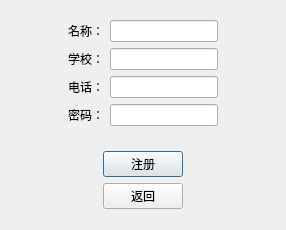
<?xml version="1.0" encoding="UTF-8"?>
<ui version="4.0">
 <class>RegisterDialog</class>
 <widget class="QDialog" name="RegisterDialog">
  <property name="geometry">
   <rect>
    <x>0</x>
    <y>0</y>
    <width>286</width>
    <height>230</height>
   </rect>
  </property>
  <property name="windowTitle">
   <string>Dialog</string>
  </property>
  <layout class="QGridLayout" name="gridLayout_2">
   <item row="3" column="0">
    <widget class="QWidget" name="widget_2" native="true">
     <layout class="QGridLayout" name="gridLayout_3">
      <item row="1" column="2">
       <spacer name="horizontalSpacer_3">
        <property name="orientation">
         <enum>Qt::Horizontal</enum>
        </property>
        <property name="sizeHint" stdset="0">
         <size>
          <width>40</width>
          <height>20</height>
         </size>
        </property>
       </spacer>
      </item>
      <item row="1" column="0">
       <spacer name="horizontalSpacer_4">
        <property name="orientation">
         <enum>Qt::Horizontal</enum>
        </property>
        <property name="sizeHint" stdset="0">
         <size>
          <width>40</width>
          <height>20</height>
         </size>
        </property>
       </spacer>
      </item>
      <item row="1" column="1">
       <widget class="QPushButton" name="Register_btn">
        <property name="text">
         <string>注册</string>
        </property>
       </widget>
      </item>
      <item row="2" column="1">
       <widget class="QPushButton" name="Back_btn">
        <property name="text">
         <string>返回</string>
        </property>
       </widget>
      </item>
      <item row="3" column="1">
       <spacer name="verticalSpacer">
        <property name="orientation">
         <enum>Qt::Vertical</enum>
        </property>
        <property name="sizeHint" stdset="0">
         <size>
          <width>20</width>
          <height>40</height>
         </size>
        </property>
       </spacer>
      </item>
      <item row="0" column="1">
       <spacer name="verticalSpacer_2">
        <property name="orientation">
         <enum>Qt::Vertical</enum>
        </property>
        <property name="sizeHint" stdset="0">
         <size>
          <width>20</width>
          <height>40</height>
         </size>
        </property>
       </spacer>
      </item>
     </layout>
    </widget>
   </item>
   <item row="0" column="0">
    <spacer name="verticalSpacer_3">
     <property name="orientation">
      <enum>Qt::Vertical</enum>
     </property>
     <property name="sizeHint" stdset="0">
      <size>
       <width>20</width>
       <height>0</height>
      </size>
     </property>
    </spacer>
   </item>
   <item row="1" column="0">
    <widget class="QWidget" name="widget" native="true">
     <layout class="QGridLayout" name="gridLayout">
      <item row="3" column="0">
       <spacer name="horizontalSpacer">
        <property name="orientation">
         <enum>Qt::Horizontal</enum>
        </property>
        <property name="sizeHint" stdset="0">
         <size>
          <width>40</width>
          <height>20</height>
         </size>
        </property>
       </spacer>
      </item>
      <item row="3" column="2">
       <widget class="QLineEdit" name="phoneNumberlineEdit"/>
      </item>
      <item row="3" column="3">
       <spacer name="horizontalSpacer_2">
        <property name="orientation">
         <enum>Qt::Horizontal</enum>
        </property>
        <property name="sizeHint" stdset="0">
         <size>
          <width>40</width>
          <height>20</height>
         </size>
        </property>
       </spacer>
      </item>
      <item row="1" column="2">
       <widget class="QLineEdit" name="nickNamelineEdit"/>
      </item>
      <item row="3" column="1">
       <widget class="QLabel" name="phoneNumberLabel">
        <property name="text">
         <string>电话：</string>
        </property>
       </widget>
      </item>
      <item row="1" column="1">
       <widget class="QLabel" name="nickName">
        <property name="text">
         <string>名称：</string>
        </property>
       </widget>
      </item>
      <item row="2" column="1">
       <widget class="QLabel" name="schoolLabel">
        <property name="text">
         <string>学校：</string>
        </property>
       </widget>
      </item>
      <item row="6" column="1">
       <widget class="QLabel" name="passwordLabel">
        <property name="text">
         <string>密码：</string>
        </property>
       </widget>
      </item>
      <item row="6" column="2">
       <widget class="QLineEdit" name="passWordlineEdit"/>
      </item>
      <item row="2" column="2">
       <widget class="QLineEdit" name="SchoollineEdit"/>
      </item>
     </layout>
    </widget>
   </item>
  </layout>
 </widget>
 <resources/>
 <connections/>
</ui>
